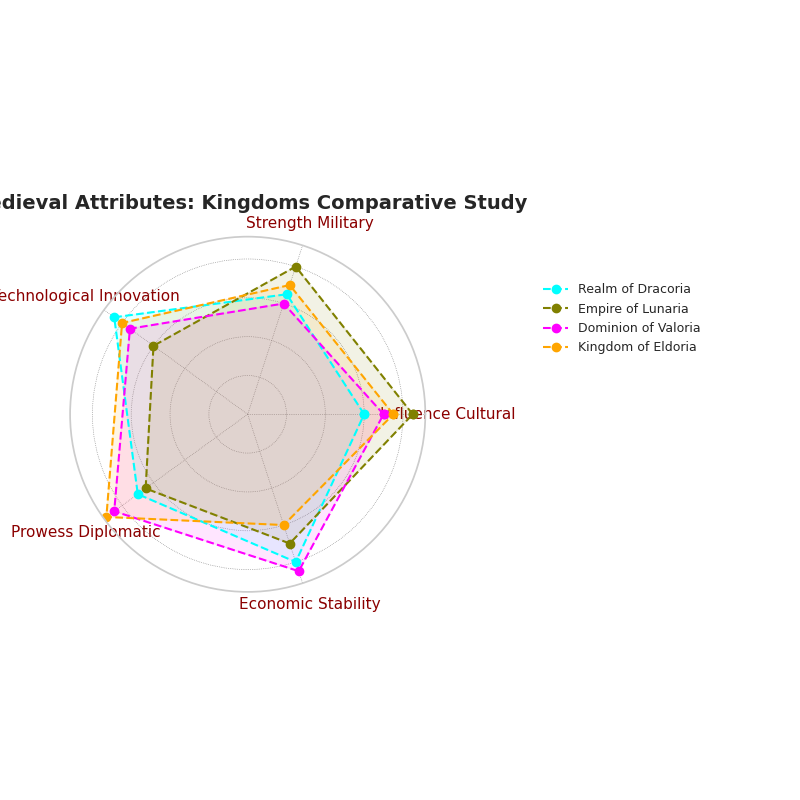

This figure's Python source:
import matplotlib.pyplot as plt
import numpy as np
from math import pi

attributes = ['Influence Cultural', 'Strength Military', 'Technological Innovation', 
              'Prowess Diplomatic', 'Economic Stability']  # Altered order

eldoria_stats = [60, 65, 85, 70, 80]
dracoria_stats = [85, 80, 60, 65, 70]
lunaria_stats = [70, 60, 75, 85, 85]
valoria_stats = [75, 70, 80, 90, 60]

data = [eldoria_stats, dracoria_stats, lunaria_stats, valoria_stats]
kingdoms = ['Realm of Dracoria', 'Empire of Lunaria', 'Dominion of Valoria', 'Kingdom of Eldoria']  # Shuffled order
colors = ['cyan', 'olive', 'fuchsia', 'orange']

num_vars = len(attributes)
angles = np.linspace(0, 2 * np.pi, num_vars, endpoint=False).tolist()
angles += angles[:1]

def create_radar_chart(ax, data, color, label):
    data += data[:1]
    ax.plot(angles, data, color=color, linewidth=1.5, linestyle='--', marker='o', label=label)
    ax.fill(angles, data, color=color, alpha=0.1)

fig, ax = plt.subplots(figsize=(8, 8), subplot_kw=dict(polar=True))

for i in range(len(kingdoms)):
    create_radar_chart(ax, data[i], colors[i], kingdoms[i])

ax.set_yticklabels([])
ax.set_xticks(angles[:-1])
ax.set_xticklabels(attributes, fontsize=11, color='darkred')
plt.title('Medieval Attributes: Kingdoms Comparative Study', size=14, weight='bold', pad=20)  # Modified title

ax.legend(loc='upper left', bbox_to_anchor=(1.3, 0.9), fontsize=9, frameon=False)

ax.grid(color='grey', linestyle=':', linewidth=0.5)

plt.tight_layout()
plt.show()
